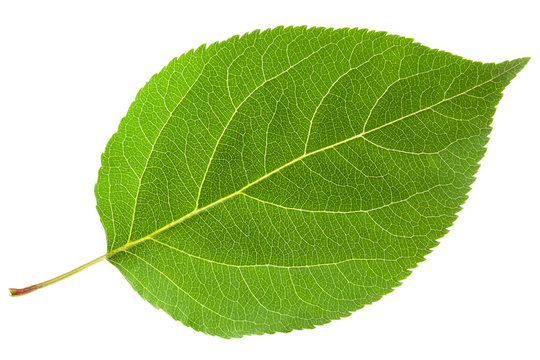
#> input picture leaf.jpg, 540 x 360 px
$ python 'Ε115.py'
#> lines starting #> are read from the running program, lines starting #| are printed output that depends on the picture; after the words box and inside, x2 and y2 are one past the last pixel; in counts of white or black regions, pixels touching at a corner belong together
import cv2
import numpy as np

# Διάβασμα της εικόνας
leaf_image = cv2.imread('leaf.jpg')
#> leaf_image is the input picture: shape (360, 540, 3); mean B, G, R 140, 206, 181.9

# Ορίζουμε τη γωνία περιστροφής και τη μετατόπιση
angle = 60
translation = (100, 60)

# Υπολογισμός του πίνακα περιστροφής και μετατόπισης
rows, cols, _ = leaf_image.shape
#> rows = 360; cols = 540
rotation_matrix = cv2.getRotationMatrix2D((cols / 2, rows / 2), angle, 1)
rotation_matrix[:, 2] += translation

# Εφαρμογή περιστροφής και μετατόπισης στην εικόνα
transformed_image = cv2.warpAffine(leaf_image, rotation_matrix, (cols, rows))
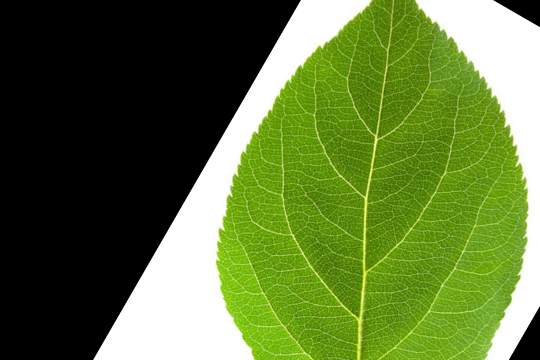
#> transformed_image: shape (360, 540, 3); mean B, G, R 56.8, 115.5, 93.9

# Μετατροπή της εικόνας σε grayscale
grayscale_image = cv2.cvtColor(transformed_image, cv2.COLOR_BGR2GRAY)
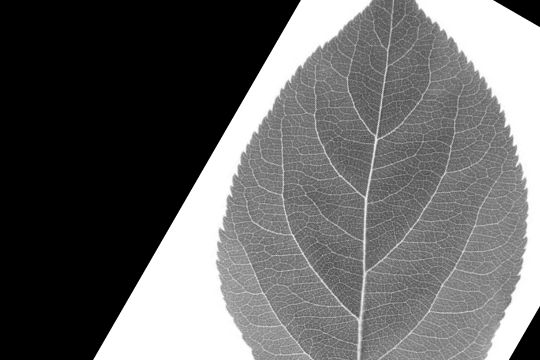
#> grayscale_image: shape (360, 540); min 0, max 255, mean 102.3

# Κατωφλίωση της εικόνας
_, thresholded_image = cv2.threshold(grayscale_image, 220, 255, cv2.THRESH_BINARY)
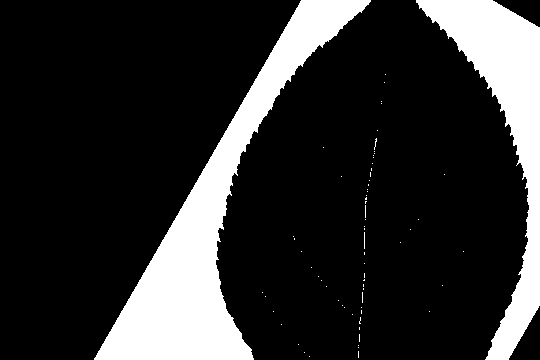
#> thresholded_image: shape (360, 540); 18.2% white; 69 white regions (67 under 20 px), largest, box (x1, y1, x2, y2) and area: (94, 0, 371, 360) 22038, (416, 0, 540, 360) 13249

# Αντιστροφή της δυαδικής εικόνας
thresholded_image = cv2.bitwise_not(thresholded_image)
#> thresholded_image: shape (360, 540); 81.8% white; 69 black regions (67 under 20 px)

# Αλγόριθμος Moore Boundary
def moore_boundary_algorithm(image):
    boundaries, _ = cv2.findContours(image, cv2.RETR_EXTERNAL, cv2.CHAIN_APPROX_NONE)
#> boundaries = 4 contours; box (x1, y1, x2, y2) and area: (216, 0, 529, 360) 85934, (0, 0, 301, 360) 70514, (509, 306, 540, 360) 797, (493, 0, 540, 27) 599
    boundary = boundaries[0] if boundaries else None
#> boundary = contour of 136 points, box (x1, y1, x2, y2) (509, 306, 540, 360), area 797
    return boundary

# Εξαγωγή περιγράμματος
leaf_with_pink_boundary = moore_boundary_algorithm(thresholded_image)
#> leaf_with_pink_boundary has the same summary as boundary in moore_boundary_algorithm

# Σχεδίαση του περιγράμματος πάνω στην εικόνα
color = (255, 0, 255)
cv2.drawContours(transformed_image, [leaf_with_pink_boundary], -1, color, thickness=2)
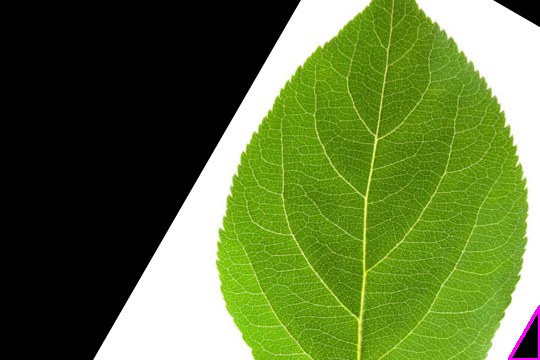
#> transformed_image: shape (360, 540, 3); 0.19% of pixels changed, all inside (x1, y1, x2, y2) = (508, 305, 540, 360)

# Εμφάνιση της εικόνας με το περίγραμμα
cv2.imshow('Moore Boundary with Pink Outline', transformed_image)

# Υπολογισμός περιγραφέων Fourier
leaf_pink_boundary_to_complex = np.array(leaf_with_pink_boundary[:, 0, 0] + 1j * leaf_with_pink_boundary[:, 0, 1], dtype=np.complex128)
fourier_description = np.fft.fft(leaf_pink_boundary_to_complex)

# Ανακατασκευή του περιγράμματος από περιγραφείς Fourier
percentages = [100, 50, 10, 1]

for percentage in percentages:
    number_of_coefficients = int(len(fourier_description) * percentage / 100)
#> number_of_coefficients = 136
    IFFT_description_fourier = np.fft.ifft(fourier_description[:number_of_coefficients])
    reconstructed_image_outline = np.array([np.real(IFFT_description_fourier), np.imag(IFFT_description_fourier)]).T.reshape((-1, 1, 2)).astype(np.int32)
#> reconstructed_image_outline = contour of 136 points, box (x1, y1, x2, y2) (509, 305, 540, 360), area 798
    reconstructed_image = cv2.imread('leaf.jpg')
    color1 = (150, 0, 150)
    cv2.drawContours(reconstructed_image, [reconstructed_image_outline], -1, color1, thickness=2)
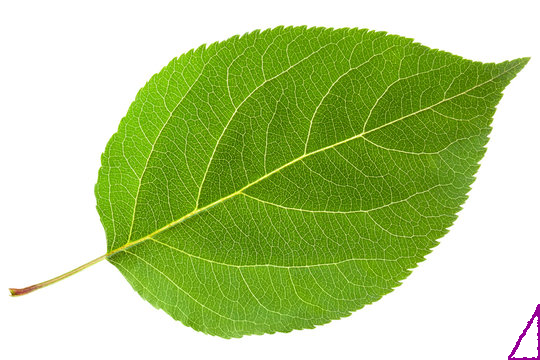
#> reconstructed_image: shape (360, 540, 3); 0.2% of pixels changed, all inside (x1, y1, x2, y2) = (508, 304, 540, 360)
    cv2.imshow(f'Reconstructed image {percentage}% of most significant coefficients', reconstructed_image)

cv2.waitKey(0)
cv2.destroyAllWindows()
